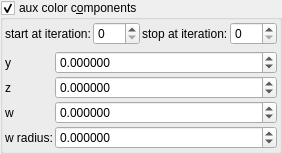
    <widget class="MyGroupBox" name="groupCheck_fold_color_aux_color_enabled">
     <property name="title">
      <string>aux color c&amp;omponents</string>
     </property>
     <property name="checkable">
      <bool>true</bool>
     </property>
     <layout class="QVBoxLayout" name="verticalLayout_11">
      <property name="leftMargin">
       <number>2</number>
      </property>
      <property name="topMargin">
       <number>2</number>
      </property>
      <property name="rightMargin">
       <number>2</number>
      </property>
      <property name="bottomMargin">
       <number>2</number>
      </property>
      <item>
       <layout class="QGridLayout" name="gridLayout_22" columnstretch="0,1,0,1">
        <property name="spacing">
         <number>2</number>
        </property>
        <item row="0" column="3">
         <widget class="MySpinBox" name="spinboxInt_fold_color_stop_iterations_A">
          <property name="sizePolicy">
           <sizepolicy hsizetype="Minimum" vsizetype="Maximum">
            <horstretch>0</horstretch>
            <verstretch>0</verstretch>
           </sizepolicy>
          </property>
          <property name="maximum">
           <number>999</number>
          </property>
         </widget>
        </item>
        <item row="0" column="0">
         <widget class="QLabel" name="label_277">
          <property name="text">
           <string>start at iteration:</string>
          </property>
         </widget>
        </item>
        <item row="0" column="2">
         <widget class="QLabel" name="label_278">
          <property name="text">
           <string>stop at iteration:</string>
          </property>
         </widget>
        </item>
        <item row="0" column="1">
         <widget class="MySpinBox" name="spinboxInt_fold_color_start_iterations_A">
          <property name="sizePolicy">
           <sizepolicy hsizetype="Minimum" vsizetype="Maximum">
            <horstretch>0</horstretch>
            <verstretch>0</verstretch>
           </sizepolicy>
          </property>
          <property name="maximum">
           <number>999</number>
          </property>
         </widget>
        </item>
       </layout>
      </item>
      <item>
       <layout class="QGridLayout" name="gridLayout_20" columnstretch="0,1">
        <property name="spacing">
         <number>2</number>
        </property>
        <item row="3" column="1">
         <widget class="MyDoubleSpinBox" name="spinbox4_fold_color_difs_0000_w">
          <property name="sizePolicy">
           <sizepolicy hsizetype="Minimum" vsizetype="Maximum">
            <horstretch>0</horstretch>
            <verstretch>0</verstretch>
           </sizepolicy>
          </property>
          <property name="prefix">
           <string/>
          </property>
          <property name="suffix">
           <string/>
          </property>
          <property name="decimals">
           <number>6</number>
          </property>
          <property name="minimum">
           <double>-100.000000000000000</double>
          </property>
          <property name="maximum">
           <double>100.000000000000000</double>
          </property>
          <property name="singleStep">
           <double>0.100000000000000</double>
          </property>
         </widget>
        </item>
        <item row="4" column="0">
         <widget class="QLabel" name="label_127">
          <property name="text">
           <string notr="true">w radius:</string>
          </property>
         </widget>
        </item>
        <item row="2" column="0">
         <widget class="QLabel" name="label_121">
          <property name="text">
           <string notr="true">z</string>
          </property>
         </widget>
        </item>
        <item row="3" column="0">
         <widget class="QLabel" name="label_122">
          <property name="text">
           <string notr="true">w</string>
          </property>
         </widget>
        </item>
        <item row="4" column="1">
         <widget class="MyDoubleSpinBox" name="spinbox_fold_color_difs1">
          <property name="sizePolicy">
           <sizepolicy hsizetype="Minimum" vsizetype="Maximum">
            <horstretch>0</horstretch>
            <verstretch>0</verstretch>
           </sizepolicy>
          </property>
          <property name="prefix">
           <string/>
          </property>
          <property name="suffix">
           <string/>
          </property>
          <property name="decimals">
           <number>6</number>
          </property>
          <property name="minimum">
           <double>-100.000000000000000</double>
          </property>
          <property name="maximum">
           <double>100.000000000000000</double>
          </property>
          <property name="singleStep">
           <double>0.100000000000000</double>
          </property>
         </widget>
        </item>
        <item row="2" column="1">
         <widget class="MyDoubleSpinBox" name="spinbox4_fold_color_difs_0000_z">
          <property name="sizePolicy">
           <sizepolicy hsizetype="Minimum" vsizetype="Maximum">
            <horstretch>0</horstretch>
            <verstretch>0</verstretch>
           </sizepolicy>
          </property>
          <property name="prefix">
           <string/>
          </property>
          <property name="suffix">
           <string/>
          </property>
          <property name="decimals">
           <number>6</number>
          </property>
          <property name="minimum">
           <double>-100.000000000000000</double>
          </property>
          <property name="maximum">
           <double>100.000000000000000</double>
          </property>
          <property name="singleStep">
           <double>0.100000000000000</double>
          </property>
         </widget>
        </item>
        <item row="0" column="1" rowspan="2">
         <widget class="MyDoubleSpinBox" name="spinbox4_fold_color_difs_0000_y">
          <property name="sizePolicy">
           <sizepolicy hsizetype="Minimum" vsizetype="Maximum">
            <horstretch>0</horstretch>
            <verstretch>0</verstretch>
           </sizepolicy>
          </property>
          <property name="prefix">
           <string/>
          </property>
          <property name="suffix">
           <string/>
          </property>
          <property name="decimals">
           <number>6</number>
          </property>
          <property name="minimum">
           <double>-100.000000000000000</double>
          </property>
          <property name="maximum">
           <double>100.000000000000000</double>
          </property>
          <property name="singleStep">
           <double>0.100000000000000</double>
          </property>
         </widget>
        </item>
        <item row="0" column="0" rowspan="2">
         <widget class="QLabel" name="label_59">
          <property name="text">
           <string notr="true">y</string>
          </property>
         </widget>
        </item>
       </layout>
      </item>
     </layout>
    </widget>
